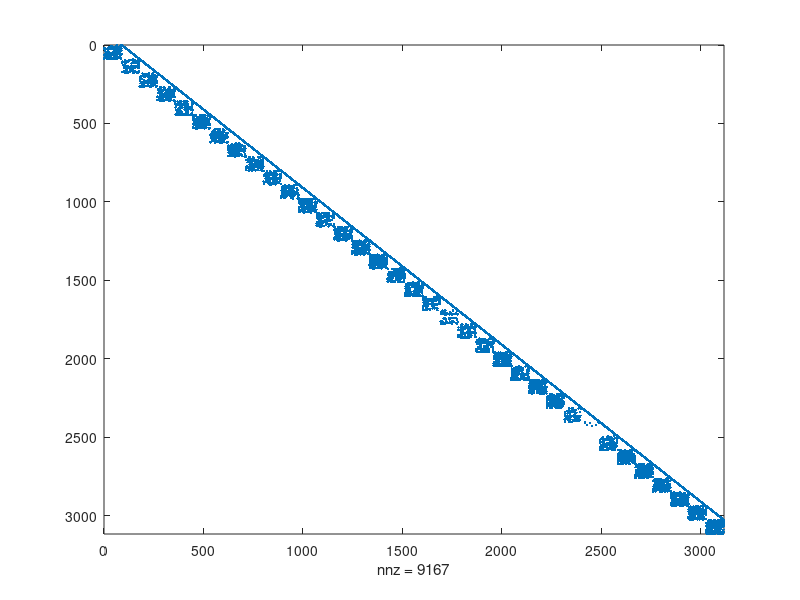

Write the MATLAB code that produced this figure. (Note: this script raises an error after producing the figure.)
% Description: compares the approximation of Katz centrality obtained with
% Krylov subspace methods to the 'exact' quantity computed with the
% backslash for the temporal E-Mail EU network and plots the approximation
% error for broadcaster and receiver centralities. The maximum error over
% both quantities is plotted in [1, Fig. 7].
% 
% [1] Bergermann, K. & Stoll, M. (2021) Fast computation of matrix 
% function-based centrality measures for layer-coupled multiplex networks. 
% https://arxiv.org/abs/2104.14368v3
% 
% Kai Bergermann, 2021

%% load subroutines
addpath('../subroutines')
addpath('../subroutines/funm_kryl')

%% load intra-layer adjacency matrices
load data/email_adjacencies_15d.mat
A_layer_adjacencies = A_intra;

% extract network size
n=size(A_layer_adjacencies{1},1);
L=size(A_layer_adjacencies,1);
nL=n*L;

%% choose inter-layer coupling
interlayer_type=3;
switch interlayer_type
    case 1 % all-to-all (self-edges excluded)
        interlayer_adjacency_matrix = sparse(ones(L)-eye(L));
    case 2 % all-to-all including self-edges
        interlayer_adjacency_matrix = ones(L);
    case 3 % temporal (uni-directional [forward])
        interlayer_adjacency_matrix = spdiags([zeros(L,1),ones(L,1)],0:1,L,L);
end

%% assemble supra-adjacency matrix
A_intra = spalloc(nL,nL,nL);
for l=1:L
  ids = (l-1)*n + (1:n);
  A_intra(ids,ids) = A_layer_adjacencies{l};
end

omegas = 10^[0];

A = A_intra + omegas(1) * kron(interlayer_adjacency_matrix,speye(n));

% spy plot of supra-adjacency matrix
figure(1)
spy(A)

% compute largest eigenvalue
lambda_max=eigs(A,1);

%% compute Katz centrality
% set parameter alpha
alpha=0.5/lambda_max;

% 'exact' result computed with the backslash
KC_broadcast=((eye(size(A))-alpha*A)\eye(size(A)))*ones(nL,1);
KC_receive=((eye(size(A))-alpha*A')\eye(size(A)))*ones(nL,1);

% specify range of iterations
maxit=2:10;
KC_funm_kryl_broadcast=zeros(nL,length(maxit));
KC_funm_kryl_receive=zeros(nL,length(maxit));

% loop over range of iterations to approximate KC with Krylov subspace
% methods
for i=1:length(maxit)
    tic
    % set funm_kryl parameters
    param.function = @(A) (eye(size(A))-alpha*A)\eye(size(A));
    param.restart_length = maxit(i);
    param.max_restarts = 1;
    param.hermitian = 0;          % set 0 if A is not Hermitian
    param.V_full = 0;             % set 1 if you need Krylov basis
    param.H_full = 1;             % if using rational functions you can set this 0
    param.exact = [];          % if not known set to []
    param.bound = 1;              % returns upper and lower bounds (after some cycles)
    param.stopping_accuracy = 1e-12;  % stopping accuracy
    param.inner_product = @inner_product;
    param.thick = [];             % thick-restart function  
    param.min_decay = 0.95;       % we desire linear error reduction of rate < .95 
    param.waitbar = 0;            % show waitbar 
    param.reorth_number = 0;      % #reorthogonalizations
    param = param_init(param);    % check and correct param structure
    
    % approximate KC according to [1, Sec. 5.1]
    [KC_funm_kryl_broadcast(:,i),out1]=funm_kryl(A,ones(nL,1),param);
    [KC_funm_kryl_receive(:,i),out2]=funm_kryl(A',ones(nL,1),param);
    toc
end

%% error plot
figure(2)
semilogy(maxit,max(abs(KC_broadcast-KC_funm_kryl_broadcast)))
hold on
semilogy(maxit,max(abs(KC_receive-KC_funm_kryl_receive)))
hold off

